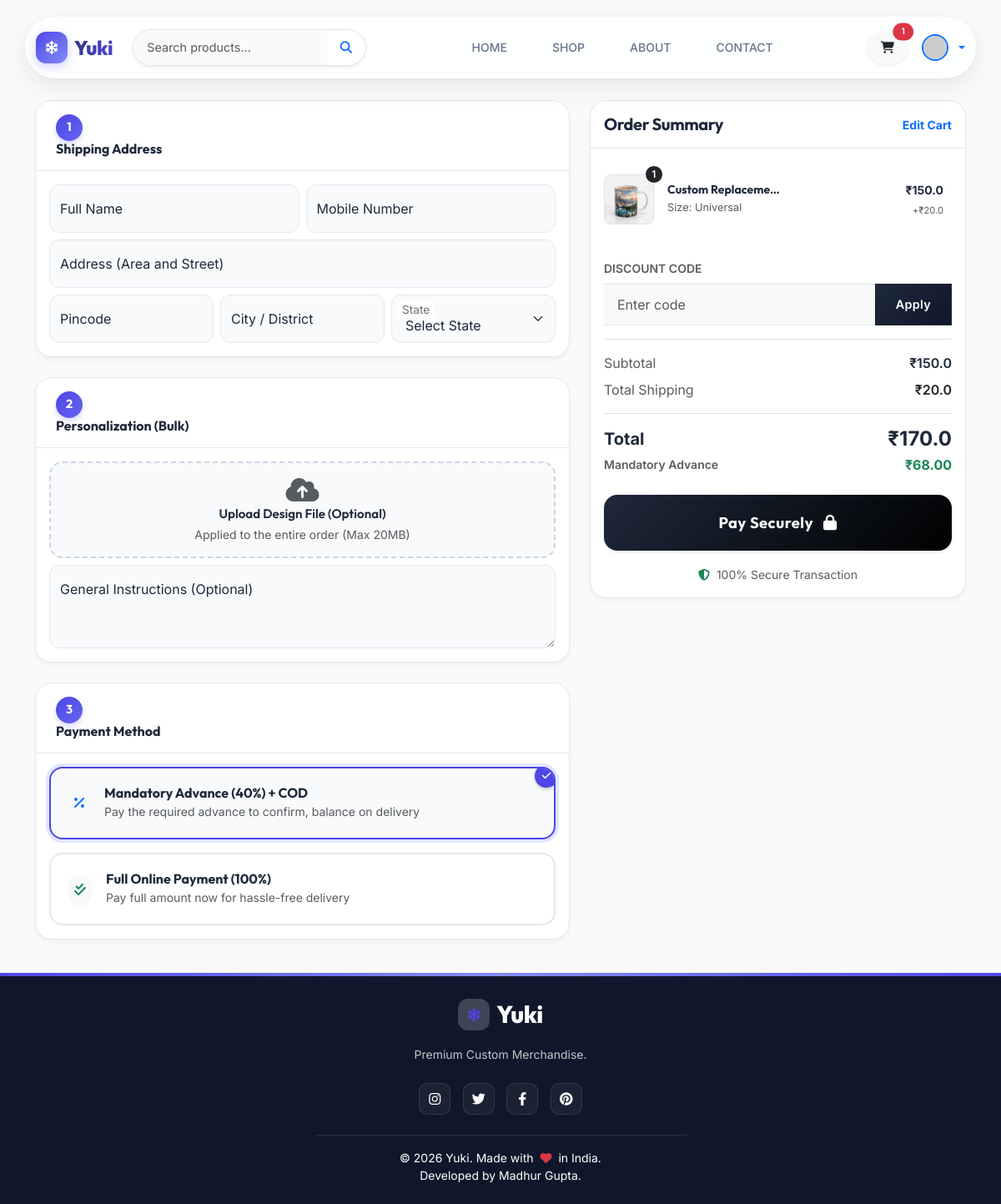
The app's page /cart/checkout (signed in) with its own data.
### models.py (models this page shows)
class Cart(db.Model):
    id = db.Column(db.Integer, primary_key=True)
    user_id = db.Column(db.Integer, db.ForeignKey('user.id'), nullable=False)
    product_id = db.Column(db.Integer, db.ForeignKey('product.id'), nullable=False)
    quantity = db.Column(db.Integer, default=1)
    size = db.Column(db.String(10), default='Std')
    product = db.relationship('Product')

class Product(db.Model):
    id = db.Column(db.Integer, primary_key=True)
    name = db.Column(db.String(150), nullable=False)
    base_price = db.Column(db.Float, nullable=False)
    shipping_charge = db.Column(db.Float, default=0.0)
    section = db.Column(db.String(50), nullable=False)  # Main Type: T-Shirts, Hoodies
    section_icon = db.Column(db.String(50), default='fas fa-box-open') # Icon class for UI
    category = db.Column(db.String(50), nullable=False) # Subtype: Oversized, Ceramic
    description = db.Column(db.Text, nullable=True)
    sizes = db.Column(db.String(100), default="S, M, L, XL")
    image_file = db.Column(db.String(120), nullable=False, default='default.jpg')
    images = db.relationship('ProductImage', backref='product', lazy=True, cascade="all, delete-orphan")
    stock = db.Column(db.Integer, default=10)
    advance_percentage = db.Column(db.Float, default=40.0)
    bulk_min_qty = db.Column(db.Integer, default=0)
    bulk_discount_percentage = db.Column(db.Float, default=0.0)
    def get_price_for_quantity(self, quantity):
        if self.bulk_min_qty and self.bulk_min_qty > 0 and quantity >= self.bulk_min_qty:
            discount = self.bulk_discount_percentage / 100.0
            return self.base_price * (1 - discount)
        return self.base_price

### controllers/user_controller.py (the view, shortened to what this page needs)
@login_required
def checkout_cart():
    if current_user.is_admin:
        flash("Admins cannot perform checkout.", "warning")
        return redirect(url_for('admin_bp.dashboard'))
    cart_items = Cart.query.filter_by(user_id=current_user.id).all()
    if not cart_items:
        flash("Your cart is empty.", "warning")
        return redirect(url_for('user_bp.home'))
    original_subtotal = sum(item.product.base_price * item.quantity for item in cart_items)
    subtotal = sum(item.product.get_price_for_quantity(item.quantity) * item.quantity for item in cart_items)
    bulk_savings = original_subtotal - subtotal
    shipping_total = sum(item.product.shipping_charge for item in cart_items)
    grand_total = subtotal + shipping_total
    mandatory_advance = 0.0
    for item in cart_items:
        item_price = item.product.get_price_for_quantity(item.quantity) * item.quantity
        item_total = item_price + item.product.shipping_charge
        mandatory_advance += item_total * (item.product.advance_percentage / 100.0)
    active_coupons = Coupon.query.filter_by(is_active=True).all()
    return render_template('user/checkout_cart.html', cart=cart_items, subtotal=subtotal, original_subtotal=original_subtotal, bulk_savings=bulk_savings, shipping=shipping_total, total=grand_total, coupons=active_coupons, mandatory_advance=mandatory_advance)

### templates/user/checkout_cart.html (shortened to what this page needs)
{% extends "layouts/base.html" %}
{% block content %}
<div class="container py-3">
    <form method="POST" enctype="multipart/form-data">
        <div class="row g-4">
            <div class="col-lg-7">
                <div class="modern-card">
                    <div class="modern-card-header">
                        <div class="step-number">1</div>
                        <h6 class="mb-0 fw-700 text-accent">Shipping Address</h6>
                    </div>
                    <div class="p-3">
                        <div id="addressFormFields" {% if current_user.address %}class="d-none" {% endif %}>
                            <div class="row g-2">
                                <div class="col-md-6">
                                    <div class="form-floating">
                                        <input type="text" name="full_name" class="form-control" id="floatingName"
                                            placeholder="Name" required>
                                        <label for="floatingName">Full Name</label>
                                    </div>
                                </div>
                                <div class="col-md-6">
                                    <div class="form-floating">
                                        <input type="tel" name="mobile_number" class="form-control" id="floatingMobile"
                                            placeholder="Phone" maxlength="10" required>
                                        <label for="floatingMobile">Mobile Number</label>
                                    </div>
                                </div>
                                <div class="col-12">
                                    <div class="form-floating">
                                        <input type="text" name="address" class="form-control" id="floatingAddress"
                                            placeholder="Address" required>
                                        <label for="floatingAddress">Address (Area and Street)</label>
                                    </div>
                                </div>
                                <div class="col-md-4">
                                    <div class="form-floating">
                                        <input type="text" name="pincode" class="form-control" id="floatingPincode"
                                            placeholder="Pincode" maxlength="6" required>
                                        <label for="floatingPincode">Pincode</label>
                                    </div>
                                </div>
                                <div class="col-md-4">
                                    <div class="form-floating">
                                        <input type="text" name="city" class="form-control" id="floatingCity"
                                            placeholder="City" required>
                                        <label for="floatingCity">City / District</label>
                                    </div>
                                </div>
                                <div class="col-md-4">
                                    <div class="form-floating">
                                        <select name="state" class="form-select" id="floatingState" required>
                                            <option value="" disabled selected>Select State</option>
                                        </select>
                                        <label for="floatingState">State</label>
                                    </div>
                                </div>
                            </div>
                        </div>
                    </div>
                </div>
                <div class="modern-card">
                    <div class="modern-card-header">
                        <div class="step-number">2</div>
                        <h6 class="mb-0 fw-700 text-accent">Personalization (Bulk)</h6>
                    </div>
                    <div class="p-3">
                        <div class="upload-zone p-3 text-center position-relative mb-2">
                            <i class="fas fa-cloud-upload-alt fa-2x text-muted mb-1" id="uploadIcon"></i>
                            <h6 class="fw-600 text-accent mb-1" id="fileName" style="font-size: 0.95rem;">Upload Design
                                File (Optional)</h6>
                            <p class="small text-muted mb-0">Applied to the entire order (Max 20MB)</p>
                        </div>
                        <div class="form-floating">
                            <textarea name="instructions" class="form-control" placeholder="Comments" id="instructions"
                                style="height: 100px"></textarea>
                            <label for="instructions">General Instructions (Optional)</label>
                        </div>
                    </div>
                </div>
                <div class="modern-card">
                    <div class="modern-card-header">
                        <div class="step-number">3</div>
                        <h6 class="mb-0 fw-700 text-accent">Payment Method</h6>
                    </div>
                    <div class="p-3">
                        <div class="payment-tile mb-3 active" onclick="selectPayment('pay40', this)">
                            <div class="d-flex align-items-center justify-content-between">
                                <div class="d-flex align-items-center">
                                    <div class="bg-light p-2 rounded-circle me-3">
                                        <i class="fas fa-percentage text-primary"></i>
                                    </div>
                                    <div>
                                        <h6 class="fw-700 mb-0 text-accent">Mandatory Advance ({{ (mandatory_advance /
                                            total * 100)|round|int }}%) + COD</h6>
                                        <small class="text-muted">Pay the required advance to confirm, balance on
                                            delivery</small>
                                    </div>
                                </div>
                            </div>
                        </div>
                        <div class="payment-tile" onclick="selectPayment('pay100', this)">
                            <div class="d-flex align-items-center justify-content-between">
                                <div class="d-flex align-items-center">
                                    <div class="bg-light p-2 rounded-circle me-3">
                                        <i class="fas fa-check-double text-success"></i>
                                    </div>
                                    <div>
                                        <h6 class="fw-700 mb-0 text-accent">Full Online Payment (100%)</h6>
                                        <small class="text-muted">Pay full amount now for hassle-free delivery</small>
                                    </div>
                                </div>
                            </div>
                        </div>
                    </div>
                </div>
            </div>
            <div class="col-lg-5">
                <div class="summary-card">
                    <div class="p-3 border-bottom d-flex justify-content-between align-items-center">
                        <h5 class="fw-700 mb-0 text-accent ls-tight">Order Summary</h5>
                        <a href="{{ url_for('user_bp.cart') }}" class="text-decoration-none small fw-bold">Edit Cart</a>
                    </div>
                    <div class="p-3">
                        <div class="cart-items-list">
                            {% for item in cart %}
                            <div class="d-flex align-items-center mb-3">
                                <div style="position: relative;">
                                    <img src="{{ url_for('static', filename='images/' + item.product.image_file) }}"
                                        class="rounded-3 border" style="width: 60px; height: 60px; object-fit: cover;">
                                    <span
                                        class="position-absolute top-0 start-100 translate-middle badge rounded-circle bg-dark border border-white d-flex align-items-center justify-content-center"
                                        style="width: 22px; height: 22px; font-size: 0.75rem; padding: 0;">
                                        {{ item.quantity }}
                                    </span>
                                </div>
                                <div class="ms-3 flex-grow-1">
                                    <h6 class="fw-700 text-accent mb-0 small text-truncate" style="max-width: 140px;">{{
                                        item.product.name }}</h6>
                                    <small class="text-muted" style="font-size: 0.8rem;">Size: {{ item.size }}</small>
                                </div>
                                <div class="text-end">
                                    <div class="fw-700 text-accent small">
                                            ₹{{ item.product.get_price_for_quantity(item.quantity) * item.quantity }}
                                    </div>
                                    {% if item.product.shipping_charge > 0 %}
                                    <small class="text-muted" style="font-size: 0.7rem;">+₹{{
                                        item.product.shipping_charge }}</small>
                                    {% endif %}
                                </div>
                            </div>
                            {% endfor %}
                        </div>
                        <div class="mt-4 mb-3">
                            <label class="form-label fw-600 small text-muted text-uppercase">Discount Code</label>
                            <div class="input-group">
                                <input type="text" id="couponCodeInput" class="form-control bg-light"
                                    placeholder="Enter code">
                                <button type="button" id="applyBtn" class="btn btn-dark"
                                    onclick="applyCouponCart()">Apply</button>
                            </div>
                        </div>
                        <div class="border-top border-bottom py-3 my-3">
                            <div class="d-flex justify-content-between mb-2">
                                <span class="text-muted">Subtotal</span>
                                <span class="fw-600">₹<span id="subtotalAmount">{{ original_subtotal }}</span></span>
                            </div>
                            <div class="d-flex justify-content-between">
                                <span class="text-muted">Total Shipping</span>
                                <span class="fw-600 text-dark">
                                    {% if shipping > 0 %}
                                    ₹{{ shipping }}
                                    {% else %}
                                    <span class="text-success">Free</span>
                                    {% endif %}
                                </span>
                            </div>
                        </div>
                        <div class="d-flex justify-content-between align-items-center mb-1">
                            <span class="fw-700 h5 mb-0 text-accent">Total</span>
                            <span class="fw-700 h4 mb-0 text-accent">₹<span id="grandTotalAmount">{{ total
                                    }}</span></span>
                        </div>
                        <div class="d-flex justify-content-between align-items-center mb-4">
                            <span class="text-muted small fw-600" id="advanceLabel">Mandatory Advance</span>
                            <span class="text-success fw-bold">₹<span id="advanceAmount">{{
                                    "%.2f"|format(mandatory_advance) }}</span></span>
                        </div>
                        <button type="submit" id="submitBtn" class="btn-pay shadow-sm">
                            Pay Securely <i class="fas fa-lock ms-2"></i>
                        </button>
                        <div class="text-center mt-3">
                            <small class="text-muted"><i class="fas fa-shield-alt me-1 text-success"></i> 100% Secure
                                Transaction</small>
                        </div>
                    </div>
                </div>
            </div>
        </div>
    </form>
</div>
{% endblock %}

### records on screen
Cart: image_file (picture), quantity "1", product.name "Custom Replaceme…", size "Universal", product "150.0", product.shipping_charge "20.0"

### other values on screen
{{ current_user.cart_items|length }} "1"
{{ original_subtotal }} "150.0"
{{ shipping }} "20.0"
{{ total }} "170.0"
{{ "%.2f"|format(mandatory_advance) }} "68.00"
